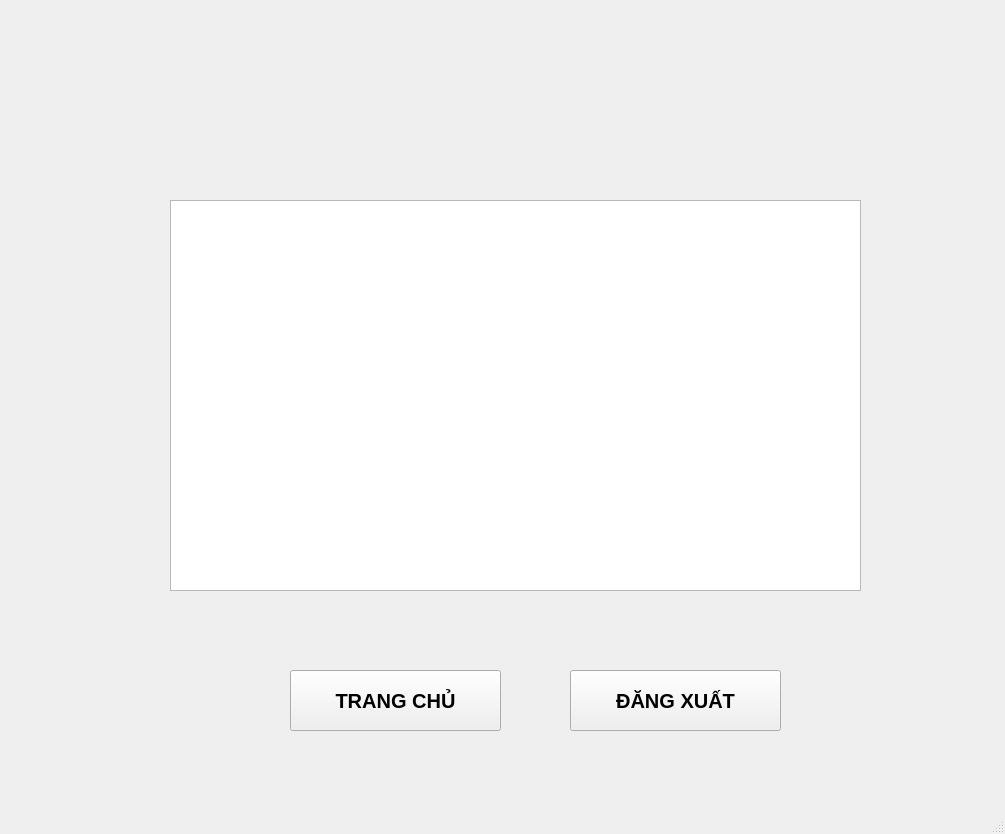
<?xml version="1.0" encoding="UTF-8"?>
<ui version="4.0">
 <class>MainWindow</class>
 <widget class="QMainWindow" name="MainWindow">
  <property name="geometry">
   <rect>
    <x>0</x>
    <y>0</y>
    <width>1005</width>
    <height>834</height>
   </rect>
  </property>
  <property name="windowTitle">
   <string>MainWindow</string>
  </property>
  <widget class="QWidget" name="centralwidget">
   <widget class="QLabel" name="label">
    <property name="geometry">
     <rect>
      <x>0</x>
      <y>-30</y>
      <width>1101</width>
      <height>841</height>
     </rect>
    </property>
    <property name="text">
     <string/>
    </property>
    <property name="pixmap">
     <pixmap>../../../../main5.png</pixmap>
    </property>
   </widget>
   <widget class="QTableWidget" name="tableWidget">
    <property name="geometry">
     <rect>
      <x>170</x>
      <y>200</y>
      <width>691</width>
      <height>391</height>
     </rect>
    </property>
   </widget>
   <widget class="QPushButton" name="pushButton">
    <property name="geometry">
     <rect>
      <x>290</x>
      <y>670</y>
      <width>211</width>
      <height>61</height>
     </rect>
    </property>
    <property name="font">
     <font>
      <pointsize>15</pointsize>
      <weight>75</weight>
      <bold>true</bold>
     </font>
    </property>
    <property name="text">
     <string>TRANG CHỦ</string>
    </property>
   </widget>
   <widget class="QPushButton" name="pushButton_2">
    <property name="geometry">
     <rect>
      <x>570</x>
      <y>670</y>
      <width>211</width>
      <height>61</height>
     </rect>
    </property>
    <property name="font">
     <font>
      <pointsize>15</pointsize>
      <weight>75</weight>
      <bold>true</bold>
     </font>
    </property>
    <property name="text">
     <string>ĐĂNG XUẤT</string>
    </property>
   </widget>
  </widget>
  <widget class="QMenuBar" name="menubar">
   <property name="geometry">
    <rect>
     <x>0</x>
     <y>0</y>
     <width>1005</width>
     <height>26</height>
    </rect>
   </property>
  </widget>
  <widget class="QStatusBar" name="statusbar"/>
 </widget>
 <resources/>
 <connections/>
</ui>
